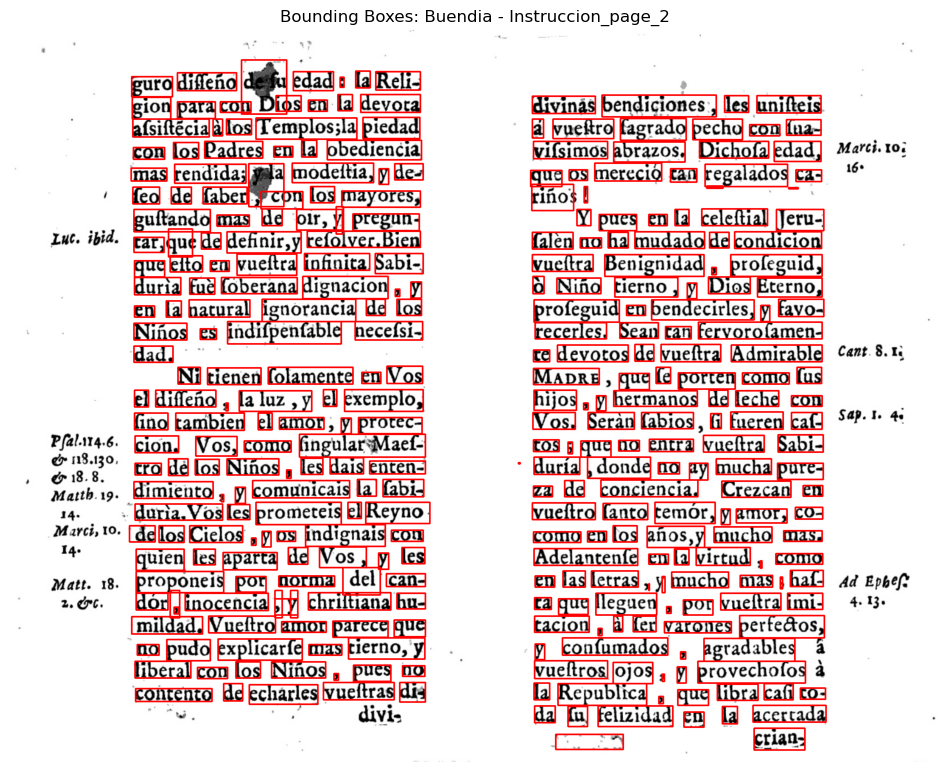
#> input picture training_data_gan/bounding_boxes_main_text_1.png, 950 x 772 px
$ jupyter execute --allow-errors specific_test_3_dataset_generation.ipynb
#> lines starting #> are read from the running program, lines starting #| are printed output that depends on the picture; pictures that were not available may be replaced by others from this repository, and a replacement may not be noted
Kindly download the required datasets from the links provided below:

1. **Capital Letters Dataset**
This dataset contains images of uppercase alphabet characters. It will be used for training and evaluating models that recognize capital letters.
**Download Link:** [Capital Letters Dataset](https://drive.google.com/file/d/1UX1AdYPRxA5DNU1fzEoUBFi1cbKlf-ij/view?usp=sharing)

2. **Small Letters Dataset**
This dataset includes images of lowercase alphabet characters and is essential for tasks involving recognition of small letters.
**Download Link:** [Small Letters Dataset](https://drive.google.com/file/d/1__1374Zr0h66LkElXTaL-g8I_v2F18yb/view?usp=sharing)

Please ensure both datasets are downloaded and saved in the current directory before proceeding with the next steps.

[cell 1]
import zipfile

#> (the rest of this cell did not finish here and is left out)

#> (a cell that did not finish here is left out)

### Consolidating Character Images into a Unified Training Directory

[cell 3]
import os
import shutil

# Define the source and destination directories
source_dir = "capital"
destination_dir = "training_data_gan"

# Create the destination directory if it doesn't exist
os.makedirs(destination_dir, exist_ok=True)

# Walk through all folders and subfolders inside the source directory
for root, dirs, files in os.walk(source_dir):
    for file in files:
        # Check if the file is an image based on extension
        if file.lower().endswith('.png'):
            source_file_path = os.path.join(root, file)
            destination_file_path = os.path.join(destination_dir, file)

            # Handle duplicate filenames by renaming
            counter = 1
            while os.path.exists(destination_file_path):
                filename, ext = os.path.splitext(file)
                new_filename = f"{filename}_{counter}{ext}"
                destination_file_path = os.path.join(destination_dir, new_filename)
                counter += 1

            shutil.copy2(source_file_path, destination_file_path)

print(f"All images have been copied to {destination_dir}.")

[cell 4]
# Define the source and destination directories
source_dir = "small"
destination_dir = "training_data_gan"

# Create the destination directory if it doesn't exist
os.makedirs(destination_dir, exist_ok=True)

# Walk through all folders and subfolders inside the source directory
for root, dirs, files in os.walk(source_dir):
    for file in files:
        # Check if the file is an image based on extension
        if file.lower().endswith('.png'):
            source_file_path = os.path.join(root, file)
            destination_file_path = os.path.join(destination_dir, file)

            # Handle duplicate filenames by renaming
            counter = 1
            while os.path.exists(destination_file_path):
                filename, ext = os.path.splitext(file)
                new_filename = f"{filename}_{counter}{ext}"
                destination_file_path = os.path.join(destination_dir, new_filename)
                counter += 1

            shutil.copy2(source_file_path, destination_file_path)

print(f"All images have been copied to {destination_dir}.")

### Padding and Resizing Word Images to Uniform 200×200 Dimensions

[cell 5]
import os
from PIL import Image, ImageOps

# Adding padding to make images square and resizing to 200x200
def pad_and_resize_images(folder_path):
    # Ensure the folder exists
#> called with folder_path = 'training_data_gan'
    if not os.path.exists(folder_path):
        raise ValueError(f"The folder {folder_path} does not exist")

    # Defining the target aspect ratio and size
    target_aspect_ratio = 1  # 1:1 aspect ratio
    target_width = 200
    target_height = 200

    # Iterating through all files in the folder
    for filename in os.listdir(folder_path):
        file_path = os.path.join(folder_path, filename)
        if os.path.isfile(file_path):
            try:
                # Open the image
                with Image.open(file_path) as img:
#> img is the input picture: PIL image 950x772 RGBA; mean R, G, B, A 229.6, 208.7, 208.7, 255
                    img = img.convert('L')
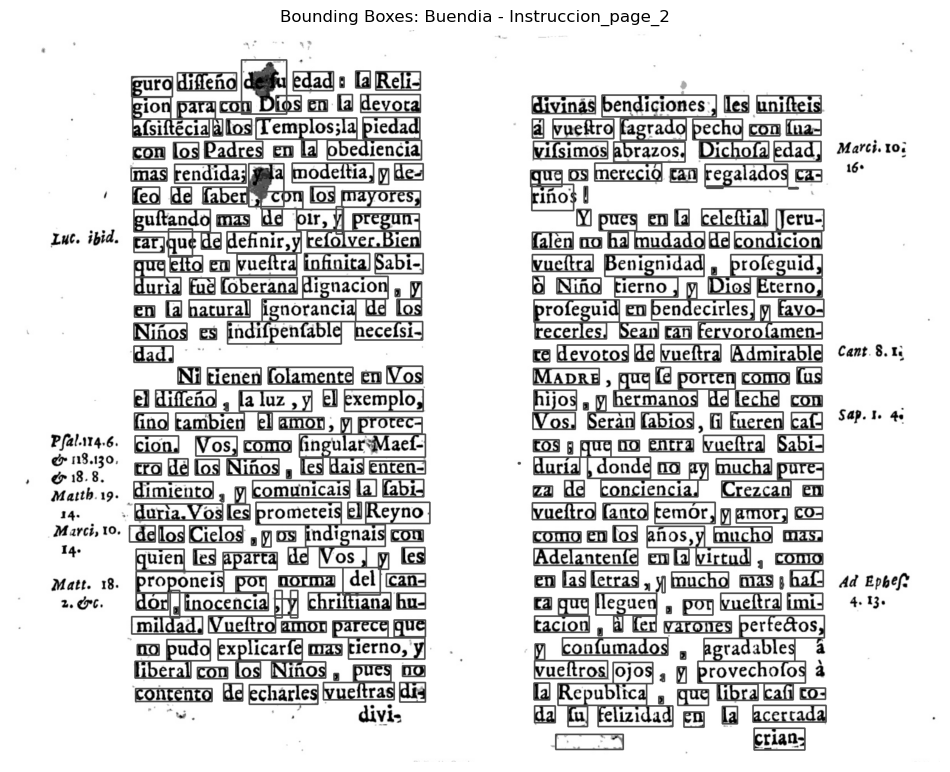
#> img: PIL image 950x772 L; min 0, max 255, mean 214.9
                    width, height = img.size
#> width = 950; height = 772
                    aspect_ratio = width / height
#> aspect_ratio = 1.23

                    # Add padding to make the image square
                    if aspect_ratio < target_aspect_ratio:
                        # Height > Width, so pad left and right
                        padding = (height - width) // 2
                        padded_img = ImageOps.expand(img, border=(padding, 0, padding, 0), fill='white')
                    elif aspect_ratio > target_aspect_ratio:
                        # Width > Height, so pad top and bottom
                        padding = (width - height) // 2
#> padding = 89
                        padded_img = ImageOps.expand(img, border=(0, padding, 0, padding), fill='white')
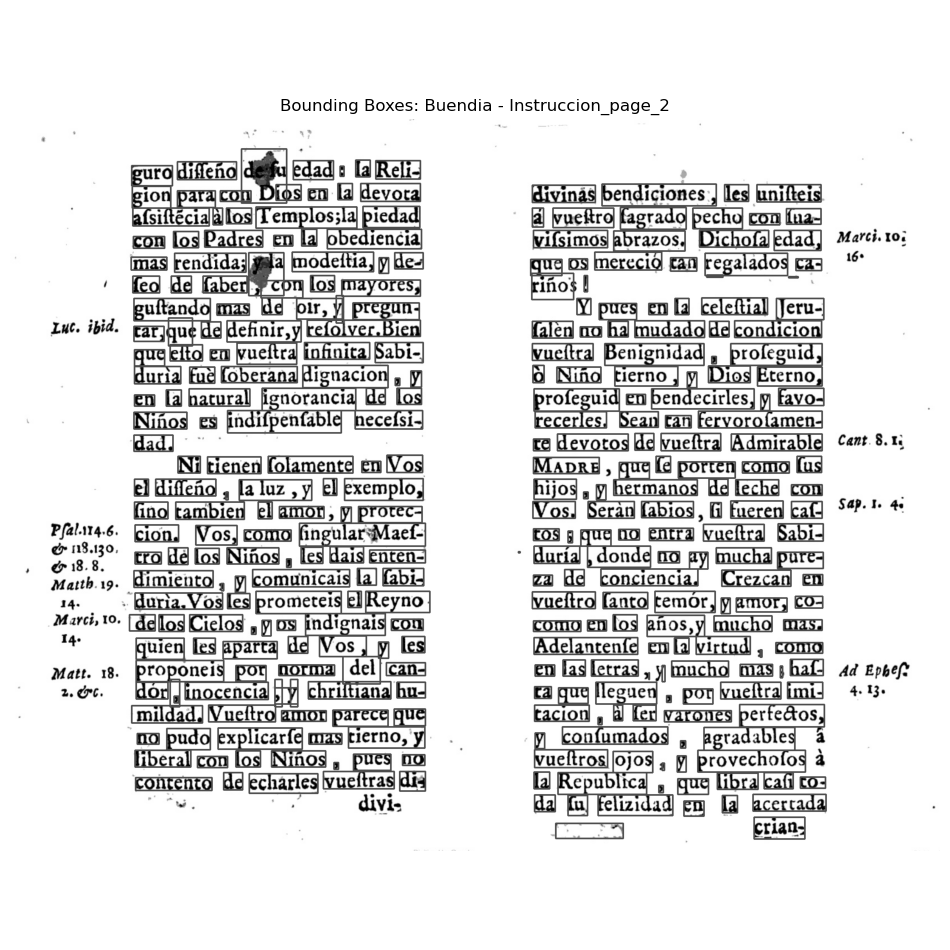
#> padded_img: PIL image 950x950 L; min 0, max 255, mean 222.4
                    else:
                        padded_img = img  # Already square

                    # Resize the image to 200x200
                    resized_img = padded_img.resize((target_width, target_height))
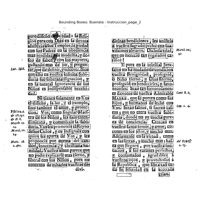
#> resized_img: PIL image 200x200 L; min 19, max 255, mean 222.1

                    # Save the processed image back to the original path
                    resized_img.save(file_path)

                    print(f"Processed and replaced: {file_path}")
            except Exception as e:
                print(f"Error processing {file_path}: {e}")

training_data = "training_data_gan" # Please provide your image folder path here
pad_and_resize_images(training_data)

### Applying Rotation-Based Data Augmentation to Word Images

[cell 6]
import numpy as np
from PIL import Image
import os

def rotation_aug(training_data):
    # Loop through all files in the input folder
#> called with training_data = 'training_data_gan'
    for filename in os.listdir(training_data):
        if filename.endswith('.png'):
            # Open an image file
            with Image.open(os.path.join(training_data, filename)) as img:
                # Loop from -2 to +2 degrees
                for angle in range(-2, 3):
                    if(angle==0):
                        continue
                    # Rotate the image
                    rotated_img = img.rotate(angle, expand=True)
                    # Construct the output filename
                    new_filename = f"{os.path.splitext(filename)[0]}_rot{angle}{os.path.splitext(filename)[1]}"
                    # Save the rotated image to the output folder
                    rotated_img.save(os.path.join(training_data, new_filename))
#> this loop made 5 passes
#> pass 1, in rotation_aug, `rotated_img = img.rotate(angle, expand=True)`:
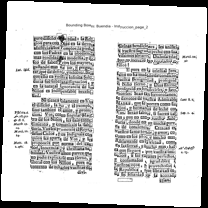
#> rotated_img: PIL image 208x208 L; min 0, max 255, mean 205.4
#> pass 2, in rotation_aug, `rotated_img = img.rotate(angle, expand=True)`:
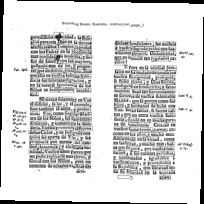
#> rotated_img: PIL image 204x204 L; min 0, max 255, mean 213.5
#> after the loop:
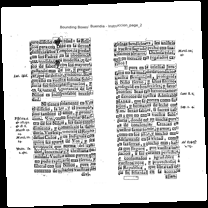
#> rotated_img: PIL image 208x208 L; min 0, max 255, mean 205.4

training_data = "training_data_gan"
rotation_aug(training_data)
print("Image augmentation by Rotation completed.")
